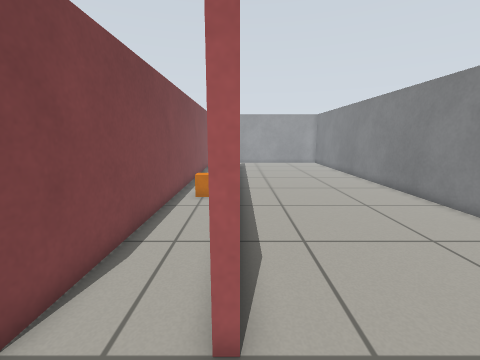
view 1 (above)

16 first-person views from a walk through a robot-simulator world made for Gazebo. The camera is 0.79 m above the floor, tilts 10° down and sees 90° across. The floor is counted in squares, 0.25 m on a side. Each view is taken from the middle of a square. On the plan, view 1 faces up. The plan holds only what a view shows up to about 19 squares ahead; the rest is blank.

view 2
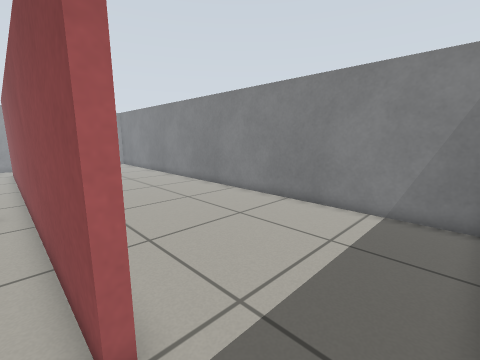

view 3
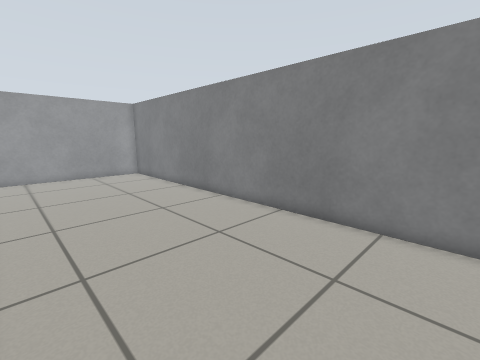

view 4
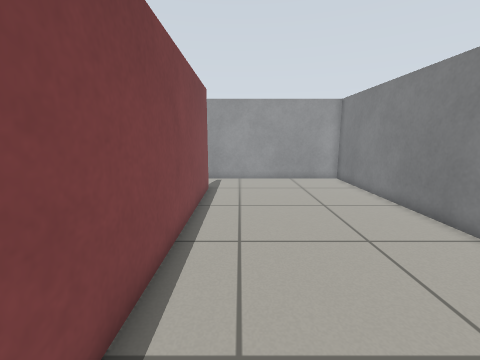

view 5
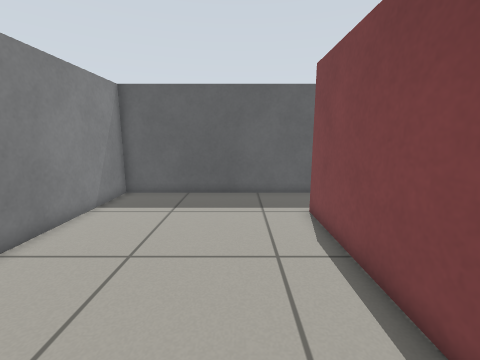

view 6
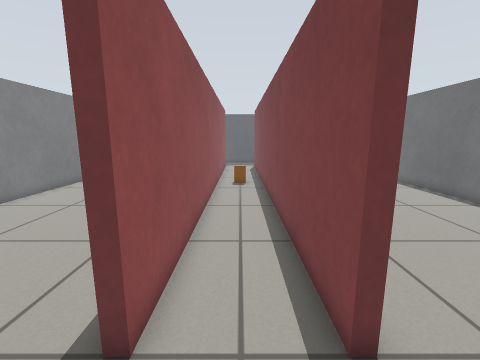

view 7
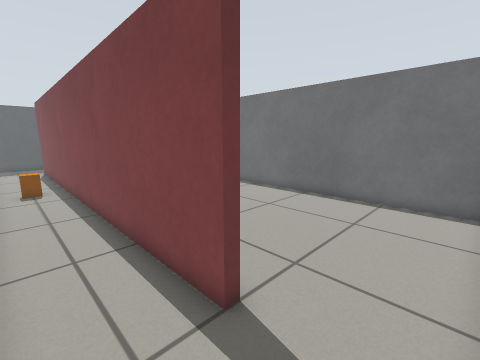

view 8
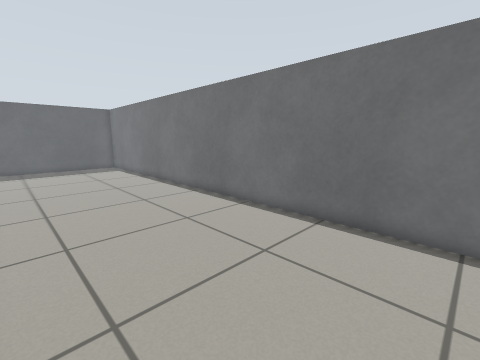

view 9
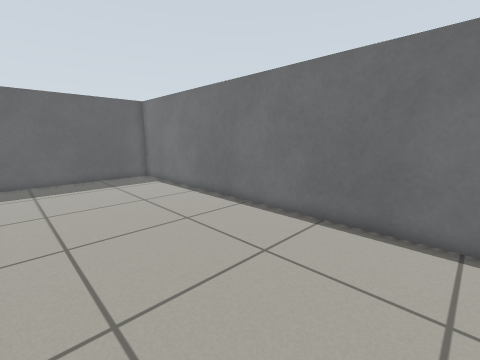

view 10
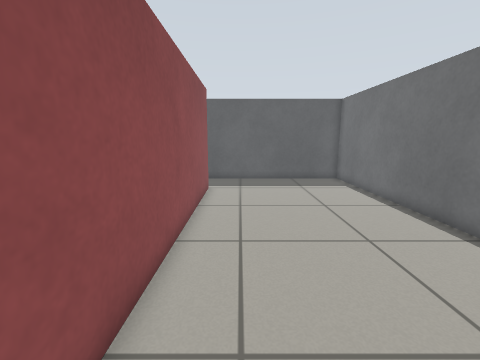

view 11
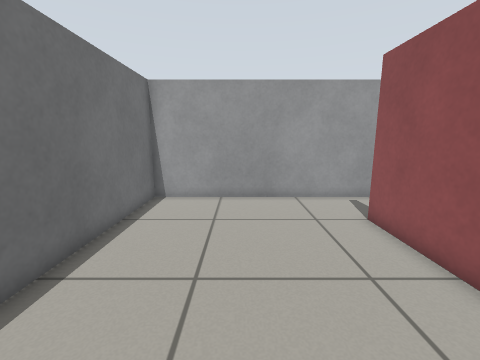

view 12
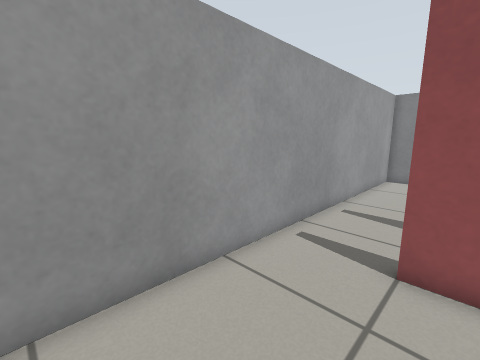

view 13
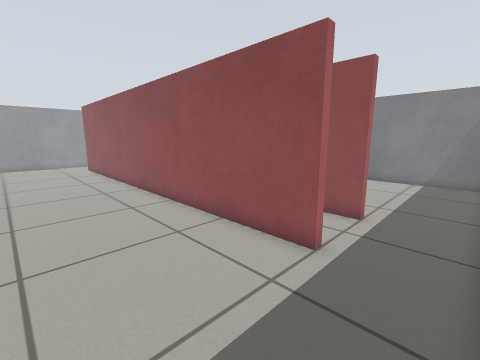

view 14
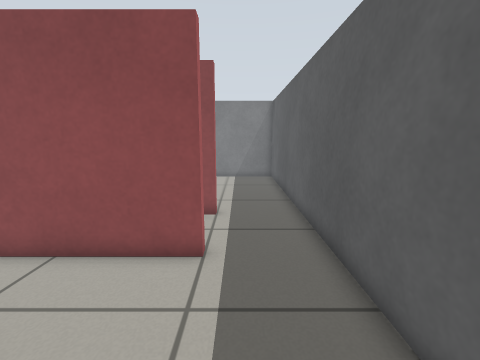

view 15
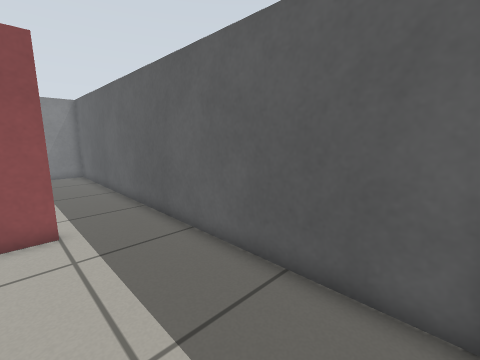

view 16
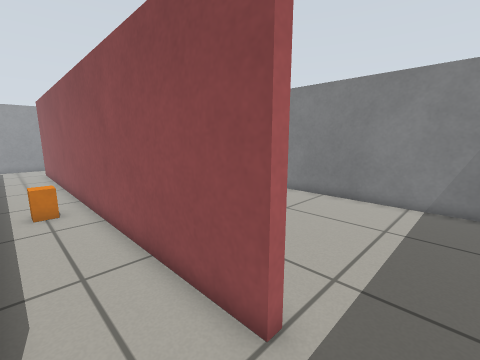

### Floor plan
Points are (right, up) in squares from view 1. A wall is a line through its corners. A room is listed if a view was taken in it or the views show most of it. See-through windows are left out.
Room 1 (views 1, 3, 4, 5)
walls: (0, 10.5) (0, 3) (-0.4, 3); (-0.4, 27) (0, 27) (0, 13.6); (-0.4, -0.6) (9.6, -0.6) (9.6, 30.6) (-0.4, 30.6)
ways out: opening at (0, 1.5) to room 2; opening at (0, 29) to room 2
Room 2 (views 2, 6, 7, 16)
walls: (-0.4, 3) (-0.4, 27); (-4, 27) (-3.6, 27) (-3.6, 3) (-4, 3); (-0.4, 30.6) (-4.6, 30.6); (-4.6, -0.6) (-0.4, -0.6)
ways out: opening at (0, 1.5) to room 1; opening at (0, 29) to room 1; opening at (-4, 1.5) to room 3; opening at (-4, 29) to room 3
objects: orange box (-2, 13)
Room 3 (views 8, 9, 10, 11, 12, 13, 14, 15)
walls: (-4, 3) (-4, 27); (-4.6, 30.6) (-13.6, 30.6) (-13.6, -0.6) (-4.6, -0.6)
ways out: opening at (-4, 1.5) to room 2; opening at (-4, 29) to room 2

Where each view was taken, in squares from view 1:
view 1: 0 up, 0 right, facing up
view 2: 0 up, 1 left, facing up-right
view 3: 9 up, 1 right, facing up-right
view 4: 12 up, 2 right, facing up
view 5: 13 up, 3 right, facing down
view 6: 30 up, 2 left, facing down
view 7: 30 up, 1 left, facing down-left
view 8: 27 up, 5 left, facing down-left
view 9: 19 up, 5 left, facing down-left
view 10: 18 up, 6 left, facing down
view 11: 18 up, 9 left, facing up
view 12: 26 up, 10 left, facing up-right
view 13: 0 up, 10 left, facing up-right
view 14: 2 up, 10 left, facing right
view 15: 4 up, 13 left, facing down-right
view 16: 1 up, 3 left, facing up-right
